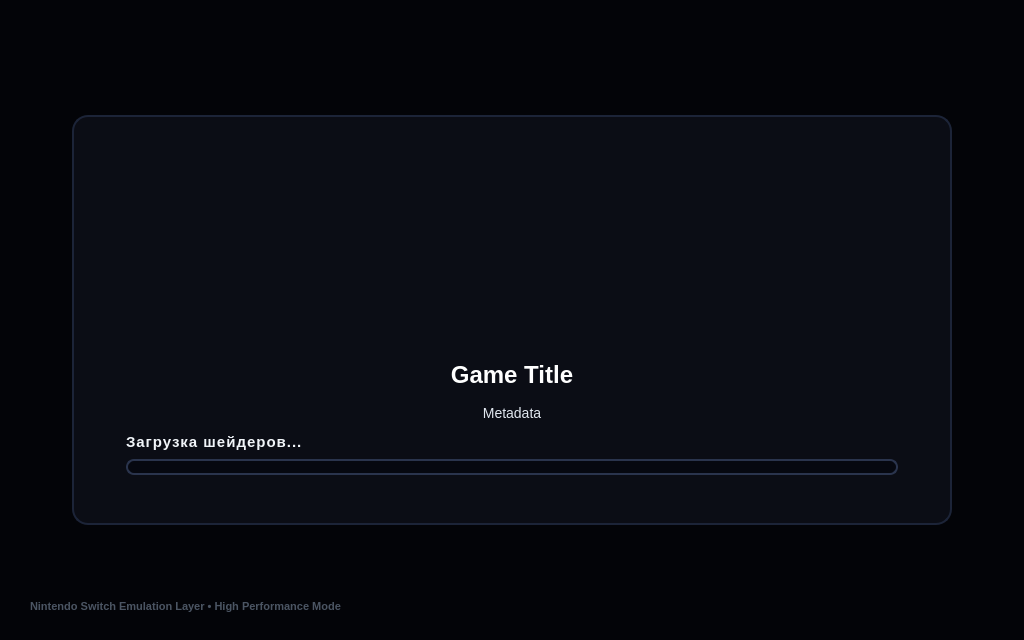
<?xml version="1.0" encoding="UTF-8"?>
<ui version="4.0">
 <class>LoadingScreen</class>
 <widget class="QWidget" name="LoadingScreen">
  <property name="geometry">
   <rect>
    <x>0</x>
    <y>0</y>
    <width>1024</width>
    <height>640</height>
   </rect>
  </property>
  <property name="styleSheet">
   <string notr="true">background-color: #030408;</string>
  </property>
  <layout class="QVBoxLayout" name="main_layout">
   <property name="spacing">
    <number>0</number>
   </property>
   <property name="leftMargin">
    <number>0</number>
   </property>
   <property name="topMargin">
    <number>0</number>
   </property>
   <property name="rightMargin">
    <number>0</number>
   </property>
   <property name="bottomMargin">
    <number>0</number>
   </property>
   <item>
    <widget class="QWidget" name="fade_parent" native="true">
     <layout class="QVBoxLayout" name="verticalLayout_2">
      <property name="spacing">
       <number>0</number>
      </property>
      <property name="leftMargin">
       <number>30</number>
      </property>
      <property name="topMargin">
       <number>24</number>
      </property>
      <property name="rightMargin">
       <number>30</number>
      </property>
      <property name="bottomMargin">
       <number>24</number>
      </property>
      <item>
       <layout class="QHBoxLayout" name="top_header_layout">
        <item alignment="Qt::AlignLeft|Qt::AlignTop">
         <widget class="QLabel" name="logo">
          <property name="styleSheet">
           <string notr="true">background: transparent;</string>
          </property>
          <property name="text">
           <string/>
          </property>
         </widget>
        </item>
        <item>
         <spacer name="spacer_top">
          <property name="orientation">
           <enum>Qt::Horizontal</enum>
          </property>
          <property name="sizeHint" stdset="0">
           <size>
            <width>40</width>
            <height>20</height>
           </size>
          </property>
         </spacer>
        </item>
       </layout>
      </item>
      <item>
       <spacer name="spacer_above_card">
        <property name="orientation">
         <enum>Qt::Vertical</enum>
        </property>
        <property name="sizeHint" stdset="0">
         <size>
          <width>20</width>
          <height>40</height>
         </size>
        </property>
       </spacer>
      </item>
      <item alignment="Qt::AlignCenter">
       <widget class="QFrame" name="center_card">
        <property name="minimumSize">
         <size>
          <width>880</width>
          <height>0</height>
         </size>
        </property>
        <property name="maximumSize">
         <size>
          <width>1500</width>
          <height>16777215</height>
         </size>
        </property>
        <property name="styleSheet">
         <string notr="true">QFrame#center_card {
  background-color: rgba(12, 14, 22, 0.96);
  border: 1.5px solid #1c2438;
  border-radius: 16px;
  padding: 24px;
}
QLabel {
  background-color: transparent;
  background: transparent;
}</string>
        </property>
        <layout class="QVBoxLayout" name="card_layout">
         <property name="spacing">
          <number>12</number>
         </property>
         <property name="leftMargin">
          <number>28</number>
         </property>
         <property name="topMargin">
          <number>24</number>
         </property>
         <property name="rightMargin">
          <number>28</number>
         </property>
         <property name="bottomMargin">
          <number>24</number>
         </property>
         <item alignment="Qt::AlignHCenter">
          <widget class="QLabel" name="game_icon">
           <property name="minimumSize">
            <size>
             <width>180</width>
             <height>180</height>
            </size>
           </property>
           <property name="maximumSize">
            <size>
             <width>180</width>
             <height>180</height>
            </size>
           </property>
           <property name="styleSheet">
            <string notr="true">QLabel#game_icon {
  background-color: transparent;
  border: none;
  border-radius: 12px;
}</string>
           </property>
           <property name="alignment">
            <set>Qt::AlignCenter</set>
           </property>
           <property name="scaledContents">
            <bool>false</bool>
           </property>
          </widget>
         </item>
         <item>
          <widget class="QLabel" name="game_title">
           <property name="sizePolicy">
            <sizepolicy hsizetype="Expanding" vsizetype="Preferred">
             <horstretch>0</horstretch>
             <verstretch>0</verstretch>
            </sizepolicy>
           </property>
           <property name="styleSheet">
            <string notr="true">color: #ffffff; font-size: 18pt; font-weight: 800; background: transparent; margin-top: 4px; margin-bottom: 4px;</string>
           </property>
           <property name="text">
            <string>Game Title</string>
           </property>
           <property name="alignment">
            <set>Qt::AlignCenter</set>
           </property>
           <property name="wordWrap">
            <bool>true</bool>
           </property>
          </widget>
         </item>
         <item>
          <widget class="QLabel" name="game_meta">
           <property name="styleSheet">
            <string notr="true">color: #e2e8f0; font-size: 10.5pt; background: transparent; line-height: 1.5;</string>
           </property>
           <property name="text">
            <string>Metadata</string>
           </property>
           <property name="alignment">
            <set>Qt::AlignCenter</set>
           </property>
           <property name="wordWrap">
            <bool>true</bool>
           </property>
          </widget>
         </item>
         <item>
          <layout class="QVBoxLayout" name="progress_layout">
           <property name="spacing">
            <number>8</number>
           </property>
           <item>
            <layout class="QHBoxLayout" name="stage_layout">
             <item>
              <widget class="QLabel" name="stage">
               <property name="styleSheet">
                <string notr="true">color: #f1f5f9; font-size: 11pt; font-weight: 700; letter-spacing: 1px; background: transparent;</string>
               </property>
               <property name="text">
                <string>Загрузка шейдеров...</string>
               </property>
              </widget>
             </item>
             <item alignment="Qt::AlignRight">
              <widget class="QLabel" name="value">
               <property name="styleSheet">
                <string notr="true">color: #00f2fe; font-size: 10pt; font-weight: 600; font-family: monospace; background: transparent;</string>
               </property>
               <property name="text">
                <string/>
               </property>
              </widget>
             </item>
            </layout>
           </item>
           <item>
            <widget class="QProgressBar" name="progress_bar">
             <property name="minimumSize">
              <size>
               <width>0</width>
               <height>16</height>
              </size>
             </property>
             <property name="maximumSize">
              <size>
               <width>16777215</width>
               <height>16</height>
              </size>
             </property>
             <property name="styleSheet">
              <string notr="true">QProgressBar {
  background-color: #060810;
  border: 1.5px solid #2a344d;
  border-radius: 8px;
  text-align: center;
  color: #ffffff;
  font-weight: bold;
  font-size: 10px;
}
QProgressBar::chunk {
  background: qlineargradient(x1:0, y1:0, x2:1, y2:0, stop:0 #00f2fe, stop:0.6 #00b4d8, stop:1 #7928ca);
  border-radius: 6px;
}</string>
             </property>
             <property name="value">
              <number>0</number>
             </property>
             <property name="textVisible">
              <bool>false</bool>
             </property>
            </widget>
           </item>
          </layout>
         </item>
        </layout>
       </widget>
      </item>
      <item>
       <spacer name="spacer_below_card">
        <property name="orientation">
         <enum>Qt::Vertical</enum>
        </property>
        <property name="sizeHint" stdset="0">
         <size>
          <width>20</width>
          <height>40</height>
         </size>
        </property>
       </spacer>
      </item>
      <item>
       <layout class="QHBoxLayout" name="bottom_layout">
        <item>
         <widget class="QLabel" name="sys_footer">
          <property name="styleSheet">
           <string notr="true">color: #4b5563; font-size: 8.5pt; font-weight: 500; background: transparent;</string>
          </property>
          <property name="text">
           <string>Nintendo Switch Emulation Layer • High Performance Mode</string>
          </property>
         </widget>
        </item>
        <item>
         <spacer name="spacer_bottom">
          <property name="orientation">
           <enum>Qt::Horizontal</enum>
          </property>
          <property name="sizeHint" stdset="0">
           <size>
            <width>40</width>
            <height>20</height>
           </size>
          </property>
         </spacer>
        </item>
        <item alignment="Qt::AlignRight|Qt::AlignBottom">
         <widget class="QLabel" name="banner">
          <property name="styleSheet">
           <string notr="true">background: transparent;</string>
          </property>
          <property name="text">
           <string/>
          </property>
          <property name="alignment">
           <set>Qt::AlignCenter</set>
          </property>
         </widget>
        </item>
       </layout>
      </item>
     </layout>
    </widget>
   </item>
  </layout>
 </widget>
 <resources/>
 <connections/>
</ui>
